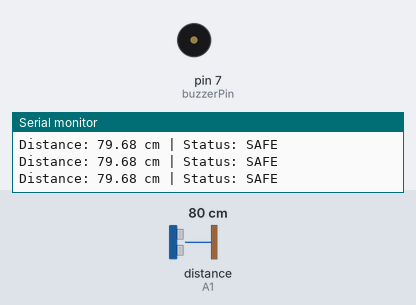
Recording of a sketch running on a simulated Arduino Uno, built with avr-gcc and run on an emulated ATmega328P. Shown: buzzer (waves = sounding, pin HIGH), the last lines printed to the serial monitor. Wiring (inferred from the names in the program): ultrasonic range finder: trigger A0; echo A1. The inputs (shaded band) are chosen by the test bench; at power-on: distance to the obstacle (sensor on A1) 80 cm. The echo pulse lasts 58.3 µs per cm; pins used as bus, display or sensor lines are not drawn.

Above: at 1.2 s.
1.3 s: distance to the obstacle (sensor on A1) set to 2 cm
At 2.1 s:
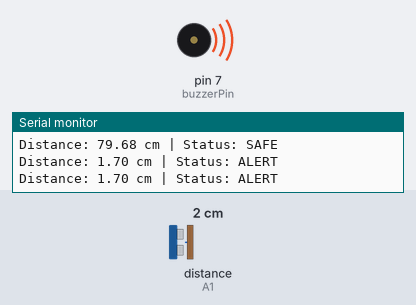
3.0 s: distance to the obstacle (sensor on A1) set to 35 cm
At 3.5 s:
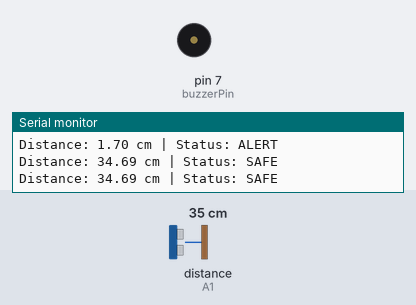
4.5 s: distance to the obstacle (sensor on A1) set to 4 cm
At 5.2 s:
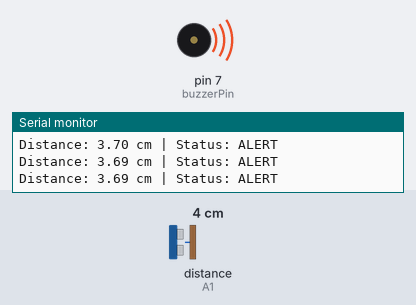
Timing chart, 0 to 7.5 s (numbered marks = the images above; inputs shaded):
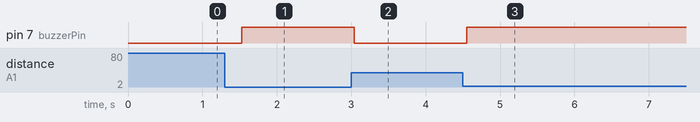

Measured:
- after the input at 1.3 s, pin 7 (buzzerPin): LOW → HIGH after 0.23 s
- after the input at 3.0 s, pin 7 (buzzerPin): HIGH → LOW at once
- after the input at 4.5 s, pin 7 (buzzerPin): LOW → HIGH after 0.05 s

The sketch:

sketch_mar7a.ino
```cpp
const int trigPin = A0;
const int echoPin = A1;
const int buzzerPin = 7;

const float thresholdDistance = 30.0;

void setup() {
  Serial.begin(9600);

  pinMode(trigPin, OUTPUT);
  pinMode(echoPin, INPUT);
  pinMode(buzzerPin, OUTPUT);

  digitalWrite(trigPin, LOW);
  digitalWrite(buzzerPin, LOW);

  Serial.println("Smart Distance Alert System");
}

void loop() {
  digitalWrite(trigPin, LOW);
  delayMicroseconds(2);

  digitalWrite(trigPin, HIGH);
  delayMicroseconds(10);
  digitalWrite(trigPin, LOW);

  unsigned long duration =
      pulseIn(echoPin, HIGH, 30000);

  if (duration == 0) {
    Serial.println("No object detected");
    digitalWrite(buzzerPin, LOW);
  } else {
    float distance = duration * 0.0343 / 2.0;

    Serial.print("Distance: ");
    Serial.print(distance);
    Serial.print(" cm | Status: ");

    if (distance <= thresholdDistance) {
      digitalWrite(buzzerPin, HIGH);
      Serial.println("ALERT");
    } else {
      digitalWrite(buzzerPin, LOW);
      Serial.println("SAFE");
    }
  }

  delay(300);
}
```

esp_mar7a.ino
```cpp

```
